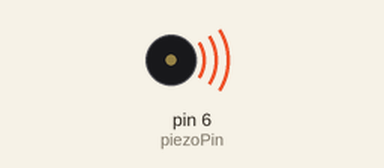
Bench run of a sketch on a simulated Arduino Uno, built with avr-gcc and run on an emulated ATmega328P. Shown: buzzer (waves = sounding, pin HIGH).

Above: at 0.15 s.
Timing chart, 0 to 3.0 s (numbered marks = the images above):
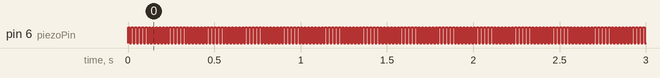

Measured:
- by itself, pin 6 (piezoPin): alternates HIGH for 0.01 s and LOW for 0.01 s

The sketch:

Piezo02FastClick.ino
```cpp
/* FastClick uses Microsecond timing so that it can produce
* tones with a higher frequency than Click, which is limited to 500Hz
* See https://github.com/ShrimpingIt/projects/tree/master/sketchbook/shrimpingit/piezo for the other examples in this series
*/

// Pin 6 (see https://www.arduino.cc/en/Hacking/PinMapping168 ) should have a piezoPin
// attached through a series resistor to ground in order to make this work.
// store the number 6 with the name piezoPin
int piezoPin = 6;
int clickDelay = 10000;

// the setup routine runs once when you press reset:
void setup() {
  // initialize the digital pin as an output.
  pinMode(piezoPin, OUTPUT);
}

// the loop routine runs over and over again forever:
void loop() {
  digitalWrite(piezoPin, HIGH);   // turn the piezoPin on (HIGH is the voltage level)
  delayMicroseconds(clickDelay);               // wait for a second
  digitalWrite(piezoPin, LOW);   // turn the piezoPin on (HIGH is the voltage level)
  delayMicroseconds(clickDelay);               // wait for a second
}
```
